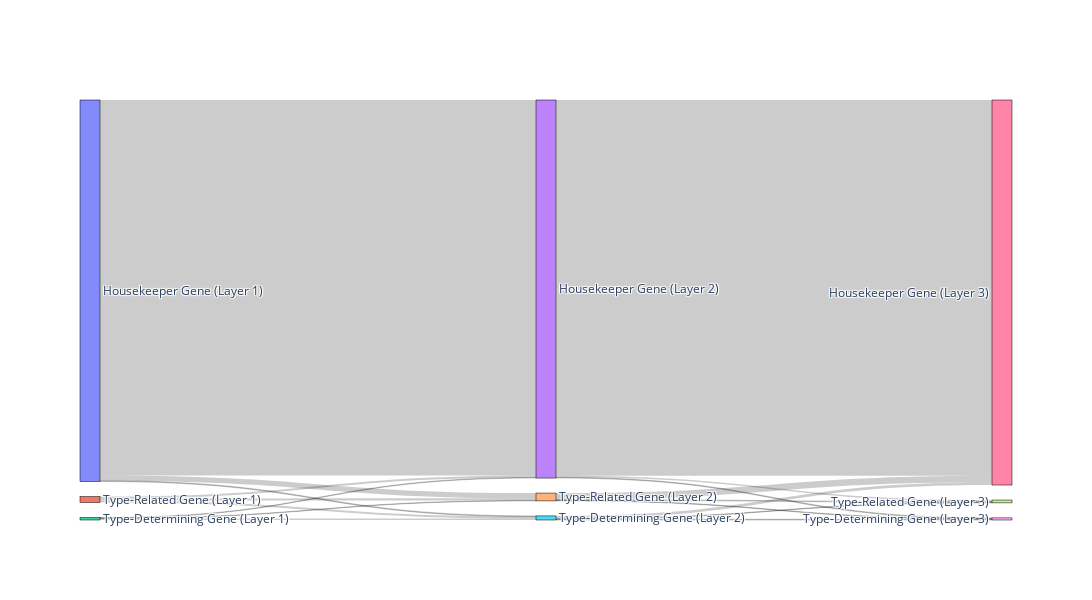

Notebook code for this chart:
### Markdown cell above
## 2.4 Gene Analysis
CellScope provides a hierarchical identity for each gene, indicating its different roles at varying resolutions.

### Code cell
layer = [index_1[1],np.setdiff1d(range(T_all_1.shape[0]),index_1[1]),index_all[0],index_all[1],index_all[2],index_all[3]]
fea_log_array = fea_log.toarray()
Res, label, label_str, flow_labels = CellScope.ga.Gene_Analysis(fea_log_array,layer)
CellScope.ga.plot_sankey(label_str,save_fig=True, save_path='Res/sankey_diagram.pdf')

### Figure 1 — Plotly figure (JSON) as saved in the notebook; plotly's stock layout.template omitted (floating-point values rounded to 4 significant figures)
{"data": [{"link": {"source": [0, 0, 0, 1, 1, 1, 2, 2, 2, 3, 3, 3, 4, 4, 4, 5, 5, 5], "target": [3, 4, 5, 3, 4, 5, 3, 4, 5, 6, 7, 8, 6, 7, 8, 6, 7, 8], "value": [57020, 805, 127, 307, 311, 282, 95, 77, 212, 57063, 238, 121, 999, 110, 84, 418, 87, 116]}, "node": {"label": ["Housekeeper Gene (Layer 1)", "Type-Related Gene (Layer 1)", "Type-Determining Gene (Layer 1)", "Housekeeper Gene (Layer 2)", "Type-Related Gene (Layer 2)", "Type-Determining Gene (Layer 2)", "Housekeeper Gene (Layer 3)", "Type-Related Gene (Layer 3)", "Type-Determining Gene (Layer 3)"], "line": {"color": "black", "width": 0.5}, "pad": 15, "thickness": 20}, "type": "sankey"}], "layout": {"height": 600, "width": 1100}}
